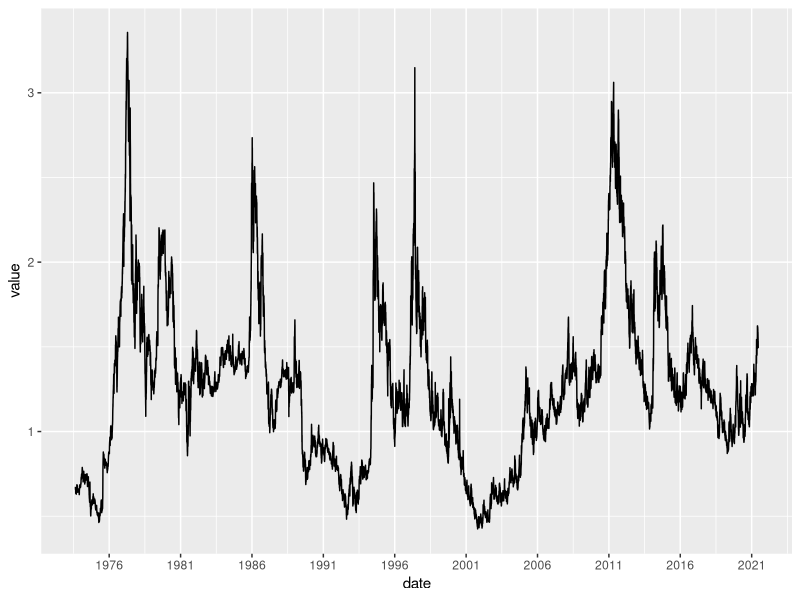

This chart was generated by the following R code:
## ---- chunk 1
knitr::opts_chunk$set(echo = TRUE)
library(readr)
options(readr.show_col_types = FALSE)
library(ggplot2)
library(lubridate)
library(scales)

## ---- chunk 2

df=read_csv("Coffee_Price_Since_1973.csv")
df$date<- mdy(df$date)

## ---- chunk 3
ggplot(data = df, aes(x = date, y = value, group = 1))+
  geom_line()+
  scale_x_date(breaks="5 years", labels = date_format("%Y"))
